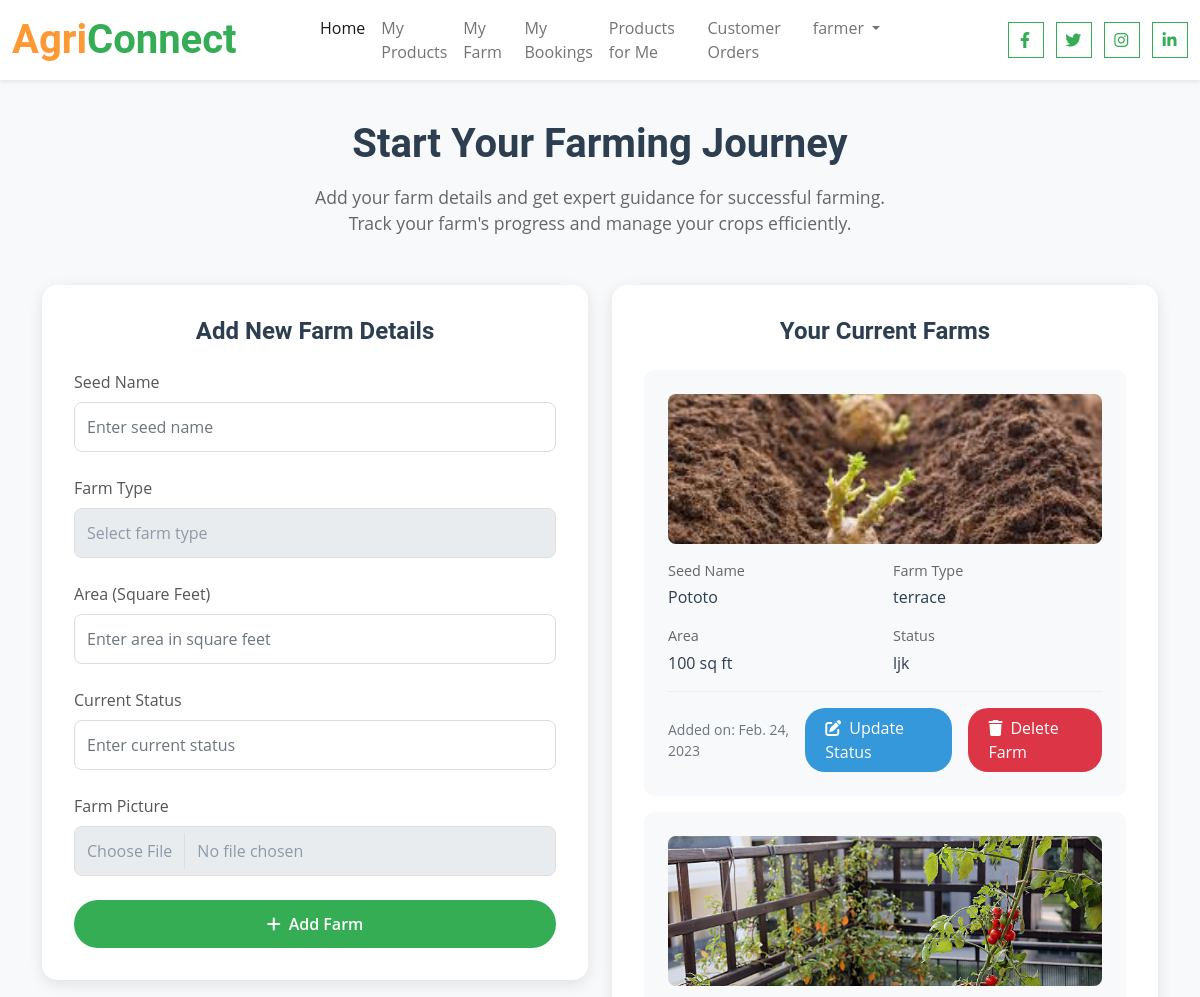
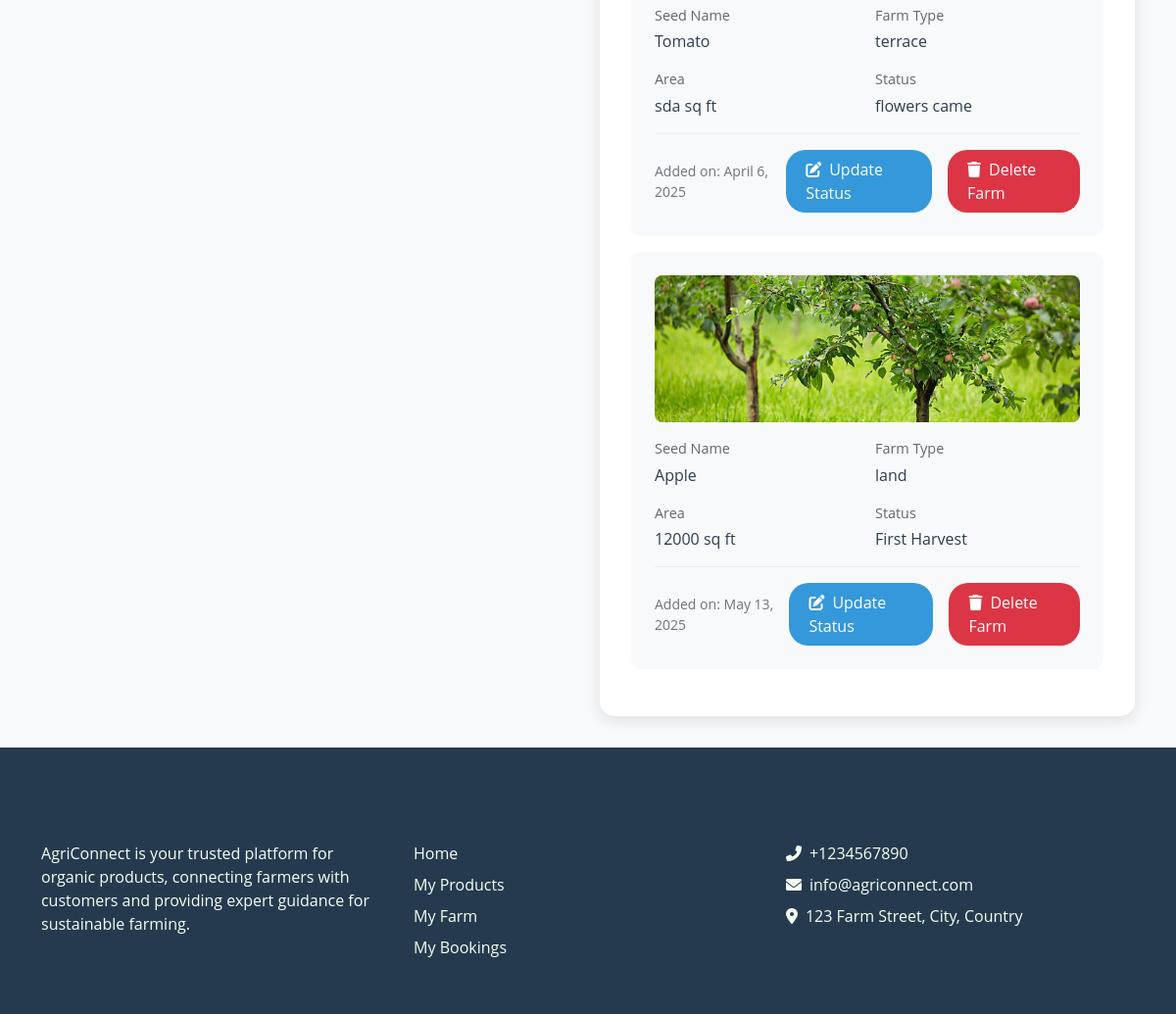
The page /farmer/StartFarm (signed in) on the database its author committed (2 pictures, top to bottom).
### farmer/models.py (models this page shows)
class SeedFarm(models.Model):
    seedname = models.CharField(max_length=55)
    farmfield = models.CharField(max_length=55)
    framarea = models.CharField(max_length=55)
    framstatus = models.CharField(max_length=1000)
    image = models.FileField(upload_to="framimage")
    user = models.ForeignKey(User,on_delete=models.CASCADE)
    date = models.DateField(auto_now_add=True)

### farmer/views.py (the view)
# urls.py: path("StartFarm",views.StartFarm,name="StartFarm"),
def StartFarm(request):
    farm = SeedFarm.objects.filter(user = request.user)
    farmstatus = []
    for i in farm:
        fm = FarmStatus.objects.filter(Farm = i)
    context = {
        "farm":farm,
    }
    return render(request,"farmer/startfarm.html",context)

### templates/farmer/startfarm.html (shortened to what this page needs)
{% extends "farmerhome.html" %}
{% load static %}
{% block content %}
<div class="farm-container">
    <div class="container">
        <div class="farm-header">
            <h1>Start Your Farming Journey</h1>
            <p>Add your farm details and get expert guidance for successful farming. Track your farm's progress and manage your crops efficiently.</p>
        </div>
        <div class="row">
            <div class="col-lg-6">
                <div class="farm-form-card">
                    <h3>Add New Farm Details</h3>
                    <form action="{%url 'AddNewSeedFarm' %}" method="post" enctype="multipart/form-data">
                        <div class="form-group">
                            <label>Seed Name</label>
                            <input type="text" name="seed" class="form-control" placeholder="Enter seed name" required>
                        </div>
                        <div class="form-group">
                            <label>Farm Type</label>
                            <select name="farmfields" class="form-control" required>
                                <option value="">Select farm type</option>
                            </select>
                        </div>
                        <div class="form-group">
                            <label>Area (Square Feet)</label>
                            <input type="text" name="area" class="form-control" placeholder="Enter area in square feet" required>
                        </div>
                        <div class="form-group">
                            <label>Current Status</label>
                            <input type="text" name="status" class="form-control" placeholder="Enter current status" required>
                        </div>
                        <div class="form-group">
                            <label>Farm Picture</label>
                            <input type="file" name="img" class="form-control" required>
                        </div>
                        <button type="submit" class="submit-btn">
                            <i class="fas fa-plus me-2"></i>Add Farm
                        </button>
                    </form>
                </div>
            </div>
            <div class="col-lg-6">
                <div class="farm-list-card">
                    <h3>Your Current Farms</h3>
                    {% for f in farm %}
                    <div class="farm-item">
                        <img src="{{f.image.url}}" class="farm-image" alt="{{f.seedname}}">
                        <div class="farm-details">
                            <div class="farm-detail-item">
                                <span class="farm-detail-label">Seed Name</span>
                                <span class="farm-detail-value">{{f.seedname}}</span>
                            </div>
                            <div class="farm-detail-item">
                                <span class="farm-detail-label">Farm Type</span>
                                <span class="farm-detail-value">{{f.farmfield}}</span>
                            </div>
                            <div class="farm-detail-item">
                                <span class="farm-detail-label">Area</span>
                                <span class="farm-detail-value">{{f.framarea}} sq ft</span>
                            </div>
                            <div class="farm-detail-item">
                                <span class="farm-detail-label">Status</span>
                                <span class="farm-detail-value">{{f.framstatus}}</span>
                            </div>
                        </div>
                        <div class="farm-actions">
                            <small class="text-muted">Added on: {{f.date}}</small>
                            <div class="action-buttons">
                                <a href="{%url 'FramStatusUpdate' f.id %}" class="update-btn">
                                    <i class="fas fa-edit me-2"></i>Update Status
                                </a>
                                <a href="#deleteModal{{f.id}}" class="delete-btn" data-bs-toggle="modal">
                                    <i class="fas fa-trash me-2"></i>Delete Farm
                                </a>
                            </div>
                        </div>
                    </div>
                    {% endfor %}
                </div>
            </div>
        </div>
    </div>
</div>
{% endblock %}

### templates/farmerhome.html (shortened to what this page needs)
{% load static %}
<!DOCTYPE html>
<html lang="en">
<head>
    <link href="https://cdnjs.cloudflare.com/ajax/libs/font-awesome/6.0.0/css/all.min.css" rel="stylesheet">
    <link href="https://cdn.jsdelivr.net/npm/bootstrap-icons@1.8.1/font/bootstrap-icons.css" rel="stylesheet">
    <link href="{%static 'lib/owlcarousel/assets/owl.carousel.min.css' %}" rel="stylesheet">
    <link href="{%static 'css/bootstrap.min.css' %}" rel="stylesheet">
    <link href="{%static 'css/style.css' %}" rel="stylesheet">
</head>
<body>
    <header class="fixed-top">
        <div class="container-fluid bg-white shadow-sm">
            <div class="row">
                <div class="col-lg-3 d-flex align-items-center">
                    <a href="{%url 'Index' %}" class="navbar-brand">
                        <h1 class="m-0 text-primary"><span class="text-secondary">Agri</span>Connect</h1>
                    </a>
                </div>
                <div class="col-lg-6">
                    <nav class="navbar navbar-expand-lg navbar-light justify-content-center">
                        <div class="collapse navbar-collapse" id="navbarCollapse">
                            <div class="navbar-nav">
                                <a href="{%url 'Index' %}" class="nav-item nav-link active">Home</a>
                                {% if request.user.is_authenticated %}
                                    <a href="{%url 'ProductAdd' %}" class="nav-item nav-link">My Products</a>
                                    <a href="{%url 'StartFarm' %}" class="nav-item nav-link">My Farm</a>
                                    <a href="{%url 'FarmerMybooking' %}" class="nav-item nav-link">My Bookings</a>
                                    <a href="{%url 'FarmProducts' %}" class="nav-item nav-link">Products for Me</a>
                                    <a href="{%url 'CustomerOrderFarmerview' %}" class="nav-item nav-link">Customer Orders</a>
                                    <div class="nav-item dropdown">
                                        <a href="#" class="nav-link dropdown-toggle" data-bs-toggle="dropdown" aria-expanded="false">{{request.user}}</a>
                                    </div>
                                {% endif %}
                            </div>
                        </div>
                    </nav>
                </div>
                <div class="col-lg-3 d-flex align-items-center justify-content-end">
                    <div class="social-links">
                        <a href="#" class="btn btn-outline-primary btn-square me-2"><i class="fab fa-facebook-f"></i></a>
                        <a href="#" class="btn btn-outline-primary btn-square me-2"><i class="fab fa-twitter"></i></a>
                        <a href="#" class="btn btn-outline-primary btn-square me-2"><i class="fab fa-instagram"></i></a>
                        <a href="#" class="btn btn-outline-primary btn-square"><i class="fab fa-linkedin-in"></i></a>
                    </div>
                </div>
            </div>
        </div>
    </header>
    {% block content %}{% endblock %}
    <footer class="bg-dark text-light py-5">
        <div class="container">
            <div class="row g-4">
                <div class="col-lg-4">
                    <h5 class="mb-4">About AgriConnect</h5>
                    <p class="mb-4">AgriConnect is your trusted platform for organic products, connecting farmers with customers and providing expert guidance for sustainable farming.</p>
                </div>
                <div class="col-lg-4">
                    <h5 class="mb-4">Quick Links</h5>
                    <div class="d-flex flex-column">
                        <a href="{%url 'Index' %}" class="text-light text-decoration-none mb-2">Home</a>
                        <a href="{%url 'ProductAdd' %}" class="text-light text-decoration-none mb-2">My Products</a>
                        <a href="{%url 'StartFarm' %}" class="text-light text-decoration-none mb-2">My Farm</a>
                        <a href="{%url 'FarmerMybooking' %}" class="text-light text-decoration-none mb-2">My Bookings</a>
                    </div>
                </div>
                <div class="col-lg-4">
                    <h5 class="mb-4">Contact Us</h5>
                    <p class="mb-2"><i class="fas fa-phone-alt me-2"></i>+1234567890</p>
                    <p class="mb-2"><i class="fas fa-envelope me-2"></i>info@agriconnect.com</p>
                    <p class="mb-0"><i class="fas fa-map-marker-alt me-2"></i>123 Farm Street, City, Country</p>
                </div>
            </div>
        </div>
    </footer>
</body>
</html>

### static/css/style.css (style rules this page uses)
:root { --primary: #34AD54; --secondary: #FF9933; --light: #F6FFF2; --dark: #263A4F; }
.btn { font-family: 'Roboto', sans-serif; letter-spacing: 1px; font-weight: 700; transition: .5s; }
.btn-square { width: 36px; height: 36px; }
.btn-square, .btn-sm-square, .btn-lg-square { padding-left: 0; padding-right: 0; text-align: center; }

### templates/farmer/startfarm.html (style rules this page uses)
.farm-container { padding: 120px 0 2rem 0; min-height: 100vh; background-color: #f8f9fa; }
.farm-header { text-align: center; margin-bottom: 3rem; }
.farm-header h1 { color: #2c3e50; font-size: 2.5rem; font-weight: 700; margin-bottom: 1rem; }
.farm-header p { color: #666; font-size: 1.1rem; max-width: 600px; margin: 0 auto; }
.farm-form-card { background: white; border-radius: 15px; box-shadow: 0 4px 15px rgba(0,0,0,0.1); padding: 2rem; margin-bottom: 2rem; }
.farm-form-card h3 { color: #2c3e50; font-size: 1.5rem; margin-bottom: 1.5rem; text-align: center; }
.form-group { margin-bottom: 1.5rem; }
.form-group label { display: block; margin-bottom: 0.5rem; color: #555; font-weight: 500; }
.form-control { width: 100%; padding: 0.75rem; border: 1px solid #ddd; border-radius: 8px; transition: all 0.3s ease; }
.submit-btn { background: #34AD54; color: white; padding: 12px 30px; border-radius: 25px; border: none; font-weight: 600; transition: all 0.3s ease; width: 100%; }
.farm-list-card { background: white; border-radius: 15px; box-shadow: 0 4px 15px rgba(0,0,0,0.1); padding: 2rem; }
.farm-list-card h3 { color: #2c3e50; font-size: 1.5rem; margin-bottom: 1.5rem; text-align: center; }
.farm-item { background: #f8f9fa; border-radius: 10px; padding: 1.5rem; margin-bottom: 1rem; transition: all 0.3s ease; }
.farm-image { width: 100%; height: 150px; object-fit: cover; border-radius: 8px; margin-bottom: 1rem; }
.farm-details { display: grid; grid-template-columns: repeat(2, 1fr); gap: 1rem; margin-bottom: 1rem; }
.farm-detail-item { display: flex; flex-direction: column; }
.farm-detail-label { color: #666; font-size: 0.9rem; margin-bottom: 0.25rem; }
.farm-detail-value { color: #2c3e50; font-weight: 500; }
.update-btn { background: #3498db; color: white; padding: 8px 20px; border-radius: 20px; border: none; transition: all 0.3s ease; text-decoration: none; display: inline-block; }
.farm-actions { display: flex; justify-content: space-between; align-items: center; margin-top: 1rem; padding-top: 1rem; border-top: 1px solid #eee; }
.action-buttons { display: flex; gap: 1rem; align-items: center; }
.delete-btn { background: #dc3545; color: white; padding: 8px 20px; border-radius: 20px; border: none; transition: all 0.3s ease; text-decoration: none; display: inline-block; }

### templates/farmerhome.html (style rules this page uses)
body { padding-top: 0; }
header { z-index: 1000; background: white; }
.navbar { padding: 0.5rem 0; }
.navbar-nav .nav-link { padding: 0.5rem 1rem; font-weight: 500; transition: all 0.3s ease; }
.navbar-nav .dropdown-toggle::after { margin-left: 0.5rem; }

### rows shown on the page
SeedFarm: image (picture), seedname "Pototo", farmfield "terrace", framarea "100", framstatus "ljk", date "Feb. 24, 2023"
SeedFarm: image (picture), seedname "Tomato", farmfield "terrace", framarea "sda", framstatus "flowers came", date "April 6, 2025"
SeedFarm: image (picture), seedname "Apple", farmfield "land", framarea "12000", framstatus "First Harvest", date "May 13, 2025"

### other values the page prints
{{ request.user }} "farmer"
